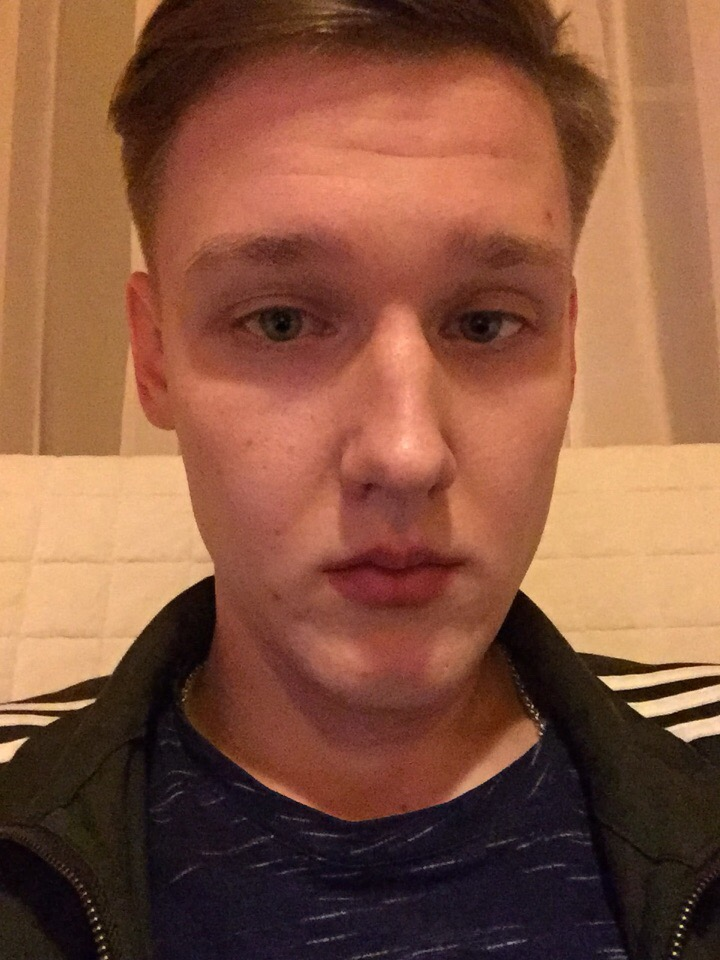
#> input picture pj/images/emp.jpg, 720 x 960 px
$ python pi.py
#> lines starting #> are read from the running program, lines starting #| are printed output that depends on the picture
from PIL import Image
from pylab import *

im = array(Image.open('emp.jpg').convert('L'))
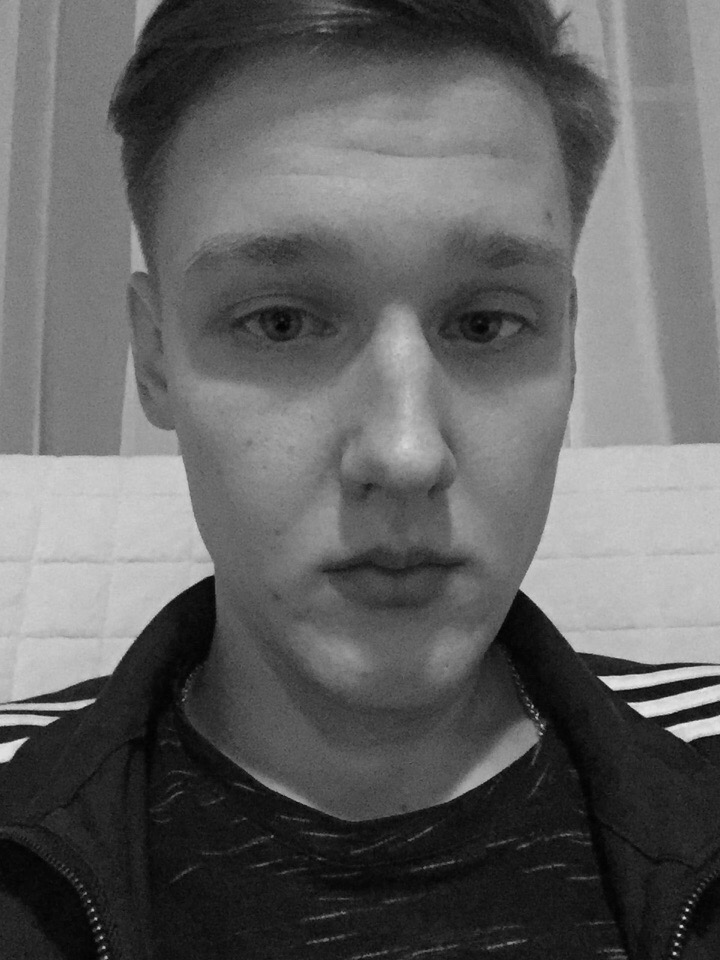
#> im: shape (960, 720); min 1, max 232, mean 98.2

figure()
gray()

contour(im, origin = 'image')
axis('equal')
axis('off')
figure()
hist(im.flatten(),128)
show()
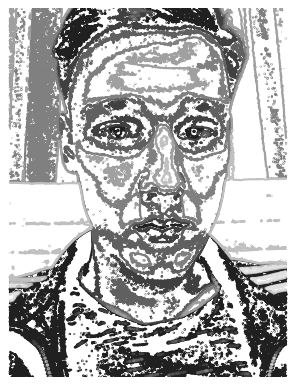
#> figure drawn by matplotlib, 1 panel
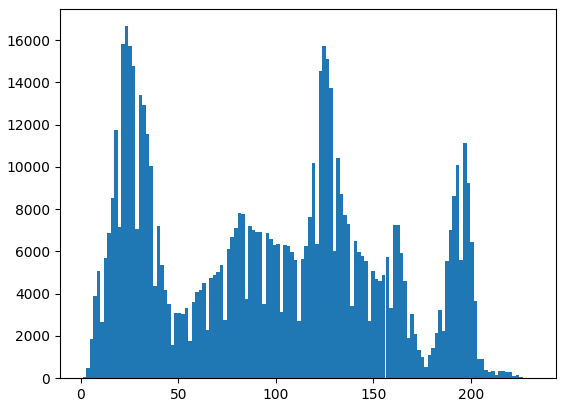
#> figure drawn by matplotlib, 1 panel; tallest bar 16661 high, from x = 22.66 to 24.46
